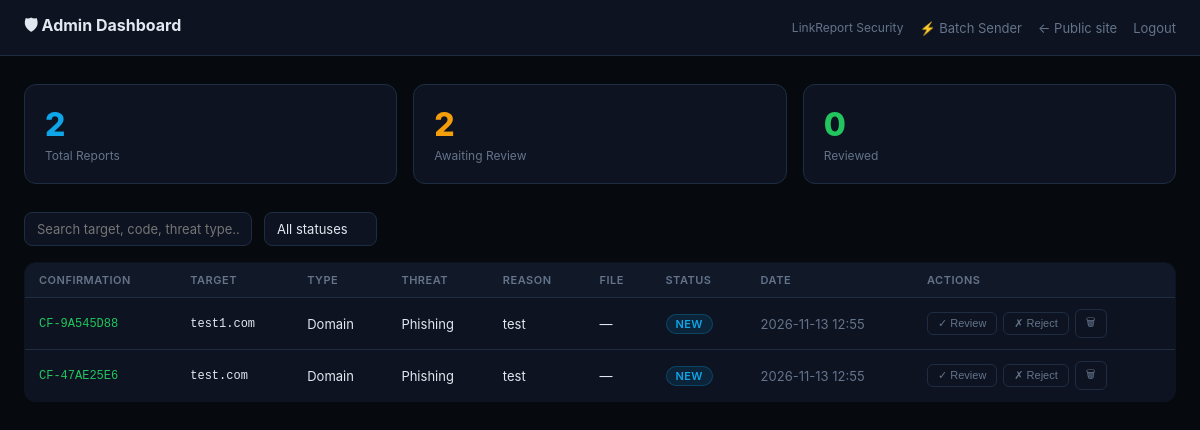
/admin (signed in), run on the app's committed database.
### tables this page shows
CREATE TABLE reports (
        id           TEXT PRIMARY KEY,
        target       TEXT NOT NULL,
        sub_type     TEXT NOT NULL,
        threat_type  TEXT NOT NULL,
        reason       TEXT NOT NULL,
        filename     TEXT,
        confirm_code TEXT NOT NULL,
        status       TEXT NOT NULL DEFAULT "new",
        ip           TEXT,
        created_at   TEXT NOT NULL
    );

### app.py (the view)
@app.route('/admin')
@admin_required
def admin_dashboard():
    conn   = get_db()
    total  = conn.execute('SELECT COUNT(*) FROM reports').fetchone()[0]
    new    = conn.execute("SELECT COUNT(*) FROM reports WHERE status='new'").fetchone()[0]
    rows   = conn.execute('SELECT * FROM reports ORDER BY created_at DESC LIMIT 100').fetchall()
    conn.close()
    return render_template('admin.html', reports=[dict(r) for r in rows],
                           total=total, new_count=new)

### app.py (called while the page is built)
def get_db():
    os.makedirs('data', exist_ok=True)
    conn = sqlite3.connect(DB_PATH, timeout=10)
    conn.row_factory = sqlite3.Row
    return conn

def admin_required(f):
    @wraps(f)
    def decorated(*args, **kwargs):
        if not session.get('admin'):
            return redirect(url_for('admin_login'))
        return f(*args, **kwargs)
    return decorated

### templates/admin.html (shortened to what this page needs)
<!DOCTYPE html>
<html lang="en">
<head>
</head>
<body>
<nav>
  <h1>🛡 Admin Dashboard</h1>
  <div class="right">
    <span>LinkReport Security</span>
    <a href="/admin/sender">⚡ Batch Sender</a>
    <a href="/">← Public site</a>
    <a href="/admin/logout">Logout</a>
  </div>
</nav>
<div class="container">
  <div class="stats">
    <div class="stat-card accent"><div class="num">{{ total }}</div><div class="lbl">Total Reports</div></div>
    <div class="stat-card warn"><div class="num">{{ new_count }}</div><div class="lbl">Awaiting Review</div></div>
    <div class="stat-card ok"><div class="num">{{ total - new_count }}</div><div class="lbl">Reviewed</div></div>
  </div>
  <div class="toolbar">
    <input type="text" id="searchBox" placeholder="Search target, code, threat type…" oninput="filterTable()">
    <select id="statusFilter" onchange="filterTable()">
      <option value="">All statuses</option>
    </select>
  </div>
  {% if reports %}
  <table id="reportsTable">
    <thead>
      <tr>
        <th>Confirmation</th>
        <th>Target</th>
        <th>Type</th>
        <th>Threat</th>
        <th>Reason</th>
        <th>File</th>
        <th>Status</th>
        <th>Date</th>
        <th>Actions</th>
      </tr>
    </thead>
    <tbody>
      {% for r in reports %}
      <tr data-status="{{ r.status }}" data-search="{{ r.target|lower }} {{ r.confirm_code|lower }} {{ r.threat_type|lower }}">
        <td class="code-cell">{{ r.confirm_code }}</td>
        <td><div class="target-cell" title="{{ r.target }}">{{ r.target }}</div></td>
        <td>{{ r.sub_type }}</td>
        <td>{{ r.threat_type }}</td>
        <td style="max-width:180px;overflow:hidden;text-overflow:ellipsis;white-space:nowrap" title="{{ r.reason }}">{{ r.reason }}</td>
        <td>
          {% if r.filename %}
            <a href="/uploads/{{ r.filename }}" target="_blank" class="file-link">📎 View</a>
          {% else %}—{% endif %}
        </td>
        <td><span class="chip {{ r.status }}">{{ r.status }}</span></td>
        <td style="white-space:nowrap;color:var(--text-muted)">{{ r.created_at[:16].replace('T',' ') }}</td>
        <td>
          <div class="actions">
            {% if r.status != 'reviewed' %}
            <form method="POST" action="/admin/reports/{{ r.id }}/status">
              <button class="btn-sm ok" type="submit">✓ Review</button>
            </form>
            {% endif %}
            {% if r.status != 'rejected' %}
            <form method="POST" action="/admin/reports/{{ r.id }}/status">
              <button class="btn-sm" type="submit">✗ Reject</button>
            </form>
            {% endif %}
            <form method="POST" action="/admin/reports/{{ r.id }}/delete" onsubmit="return confirm('Delete this report?')">
              <button class="btn-sm danger" type="submit">🗑</button>
            </form>
          </div>
        </td>
      </tr>
      {% endfor %}
    </tbody>
  </table>
  {% else %}
  <div class="empty">No reports yet.</div>
  {% endif %}
</div>
</body>
</html>

### templates/admin.html (style rules this page uses)
:root { --bg:#060a0f; --surface:#0d1320; --surface2:#111827; --border:#1e2d42; --accent:#0ea5e9; --text:#e2e8f0; --text-muted:#64748b; --success:#22c55e; --warning:#f59e0b; --error:#ef4444; --radius:8px; }
* { box-sizing:border-box; margin:0; padding:0; }
body { background:var(--bg); color:var(--text); font-family:-apple-system,'Inter',system-ui,sans-serif; font-size:14px; }
nav { background:var(--surface); border-bottom:1px solid var(--border); padding:0 24px; height:56px; display:flex; align-items:center; justify-content:space-between; }
nav h1 { font-size:16px; font-weight:700; }
nav .right { display:flex; align-items:center; gap:16px; }
nav .right span { font-size:12px; color:var(--text-muted); }
nav a { color:var(--text-muted); font-size:13px; text-decoration:none; }
.container { max-width:1200px; margin:0 auto; padding:28px 24px; }
.stats { display:grid; grid-template-columns:repeat(3,1fr); gap:16px; margin-bottom:28px; }
.stat-card { background:var(--surface); border:1px solid var(--border); border-radius:12px; padding:20px; }
.stat-card .num { font-size:32px; font-weight:800; }
.stat-card .lbl { font-size:12px; color:var(--text-muted); margin-top:4px; }
.stat-card.accent .num { color:var(--accent); }
.stat-card.warn .num { color:var(--warning); }
.stat-card.ok .num { color:var(--success); }
.toolbar { display:flex; align-items:center; gap:12px; margin-bottom:16px; flex-wrap:wrap; }
.toolbar input { background:var(--surface); border:1px solid var(--border); color:var(--text); border-radius:var(--radius); padding:8px 12px; font-size:13px; font-family:inherit; min-width:220px; }
.toolbar select { background:var(--surface); border:1px solid var(--border); color:var(--text); border-radius:var(--radius); padding:8px 12px; font-size:13px; font-family:inherit; appearance:none; padding-right:28px; }
table { width:100%; border-collapse:collapse; background:var(--surface); border:1px solid var(--border); border-radius:12px; overflow:hidden; }
thead { background:var(--surface2); }
th { padding:10px 14px; text-align:left; font-size:11px; font-weight:600; text-transform:uppercase; letter-spacing:.5px; color:var(--text-muted); border-bottom:1px solid var(--border); white-space:nowrap; }
td { padding:11px 14px; border-bottom:1px solid var(--border); font-size:13px; vertical-align:middle; }
tr:last-child td { border-bottom:none; }
.chip { display:inline-block; padding:2px 9px; border-radius:20px; font-size:11px; font-weight:600; text-transform:uppercase; letter-spacing:.4px; }
.chip.new { background:rgba(14,165,233,.12); color:var(--accent); border:1px solid rgba(14,165,233,.25); }
.target-cell { font-family:monospace; font-size:12px; max-width:200px; overflow:hidden; text-overflow:ellipsis; white-space:nowrap; }
.code-cell { font-family:monospace; font-size:12px; color:var(--success); }
.actions { display:flex; gap:6px; align-items:center; }
.actions form { display:inline; }
.btn-sm { background:none; border:1px solid var(--border); color:var(--text-muted); border-radius:6px; padding:4px 10px; font-size:11px; cursor:pointer; transition:all .15s; white-space:nowrap; }

### data on the page
reports: confirm_code "CF-9A545D88", target "test1.com", sub_type "Domain", threat_type "Phishing", reason "test", status "NEW", created_at "2026-11-13 12:55"
reports: confirm_code "CF-47AE25E6", target "test.com", sub_type "Domain", threat_type "Phishing", reason "test", status "NEW", created_at "2026-11-13 12:55"

### other printed values
{{ total }} "2"
{{ new_count }} "2"
{{ total - new_count }} "0"
